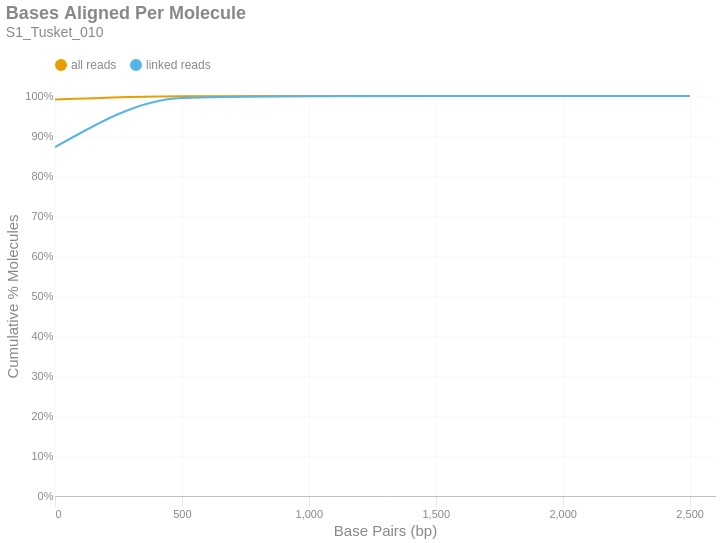

This figure's notebook cell:
### Markdown cell above
### Bases Aligned Per Molecule
This is a cumulative frequency distribution showing the number of base pairs aligned per unique molecule. These data are shown in 500 bp bins. There are two distributions: one with `all reads` (yellow) and another with only `linked reads` (blue). The percent of molecules in the `linked reads` distribution is relative to the total number of linked molecules.

### Code cell
if SKIPLR:
    print_html(f"Skipped")
else:
    binned_df = consolidated_hist(valids['aligned_bp'], mask, 500, True)
    with SafeRender(binned_df):
        (
            density_plot(binned_df, 'Bases Aligned Per Molecule', samplename, 'basesper')
            .encode(
                x=alt.X('bin:Q', title="Base Pairs (bp)").axis(tickMinStep=500).scale(padding=0),
                y=alt.Y('value:Q', title='Cumulative % Molecules')
                    .axis(format='%')
                    .scale(domain = [0,1])
                    .stack(False),
                color=alt.Color("key:N").scale(domain = ["all reads", "linked reads"]),
                tooltip = [
                    alt.Tooltip("key:N", title = "Data Type"),
                    alt.Tooltip("range_label:N", title="Bases Aligned Per Molecule"),
                    alt.Tooltip("value:Q", format = ".2%", title="% Molecules (Cum.)")
                ]
            )
        ).display()

### Figure 1 — Vega-Lite specification as saved in the notebook (floating-point values rounded to 4 significant figures)
{"width": "container", "height": 400, "config": {"title": {"anchor": "start", "dy": -15, "fontSize": 18, "color": "#888888", "subtitleColor": "#888888", "subtitleFontSize": 14}, "arc": {"fill": "#0072B2"}, "axis": {"domainColor": "#888888", "domainWidth": 0.5, "gridWidth": 0.2, "grid": false, "titleFontWeight": 400, "titleFontSize": 15, "labelFontSize": 11, "labelColor": "#888888", "tickColor": "#888888", "tickWidth": 0.2, "titleColor": "#888888"}, "axisBand": {"grid": false}, "axisX": {"grid": true, "tickSize": 10, "domainCap": "round"}, "axisY": {"domain": false, "grid": true, "tickSize": 0, "domainCap": "round"}, "background": "transparent", "header": {"labelFontSize": 15, "labelColor": "#888888", "titleFontSize": 15, "titleFontWeight": 600, "titleColor": "#888888"}, "legend": {"labelFont": "sans-serif", "labelFontSize": 12, "labelColor": "#888888", "symbolSize": 100, "symbolType": "circle", "titleFontSize": 12, "titlePadding": 10, "titleColor": "#888888", "title": null, "orient": "top"}, "range": {"category": ["#E69F00", "#56B4E9", "#009E73", "#F0E442", "#0072B2", "#D55E00", "#CC79A7", "#000000"], "diverging": ["#cfe8f3", "#a2d4ec", "#73bfe2", "#46abdb", "#1696d2", "#12719e"]}, "area": {"fill": "#0072B2", "fillOpacity": 0.7, "line": true, "strokeOpacity": 0.7}, "line": {"color": "#0072B2", "stroke": "#0072B2", "strokeWidth": 2}, "trail": {"color": "#0072B2", "stroke": "#0072B2", "strokeWidth": 0, "size": 1}, "point": {"filled": true, "fillOpacity": 1.0, "size": 95}, "text": {"color": "#888888", "fontSize": 11, "align": "right", "fontWeight": 400, "size": 11}, "bar": {"fill": "#0072B2", "stroke": null}, "view": {"stroke": null, "continuousWidth": 660, "continuousHeight": 400}}, "data": {"name": "data-0b3ad2342e6c5a40ae4ffba10068feff"}, "mark": {"type": "line", "interpolate": "monotone", "point": {"opacity": 0, "size": 275}}, "encoding": {"color": {"field": "key", "scale": {"domain": ["all reads", "linked reads"]}, "type": "nominal"}, "tooltip": [{"field": "key", "title": "Data Type", "type": "nominal"}, {"field": "range_label", "title": "Bases Aligned Per Molecule", "type": "nominal"}, {"field": "value", "format": ".2%", "title": "% Molecules (Cum.)", "type": "quantitative"}], "x": {"axis": {"tickMinStep": 500}, "field": "bin", "scale": {"padding": 0}, "title": "Base Pairs (bp)", "type": "quantitative"}, "y": {"axis": {"format": "%"}, "field": "value", "scale": {"domain": [0, 1]}, "stack": false, "title": "Cumulative % Molecules", "type": "quantitative"}}, "params": [{"name": "param_c36ac31b6afebe62", "select": {"type": "point", "fields": ["key"]}, "bind": "legend"}], "title": {"text": "Bases Aligned Per Molecule", "subtitle": "S1_Tusket_010"}, "transform": [{"fold": ["all reads (cumsum)", "linked reads (cumsum)"]}, {"calculate": "replace(datum.key, ' (cumsum)', '')", "as": "key"}, {"filter": {"param": "param_c36ac31b6afebe62"}}], "usermeta": {"embedOptions": {"downloadFileName": "S1_Tusket_010.basesper"}}, "$schema": "https://vega.github.io/schema/vega-lite/v6.1.0.json", "datasets": {"data-0b3ad2342e6c5a40ae4ffba10068feff": [{"bin": "0.0", "interval": "0.0-500.0", "all reads": 0.9914, "linked reads": 0.872, "all reads (cumsum)": 0.9914, "linked reads (cumsum)": 0.872, "range_label": "0-499"}, {"bin": "500.0", "interval": "500.0-1000.0", "all reads": 0.008227, "linked reads": 0.1231, "all reads (cumsum)": 0.9997, "linked reads (cumsum)": 0.9951, "range_label": "500-999"}, {"bin": "1000.0", "interval": "1000.0-1500.0", "all reads": 0.0003033, "linked reads": 0.004544, "all reads (cumsum)": 1.0, "linked reads (cumsum)": 0.9997, "range_label": "1000-1499"}, {"bin": "1500.0", "interval": "1500.0-2000.0", "all reads": 1.931e-05, "linked reads": 0.0002944, "all reads (cumsum)": 1.0, "linked reads (cumsum)": 0.9999, "range_label": "1500-1999"}, {"bin": "2000.0", "interval": "2000.0-2500.0", "all reads": 2.618e-06, "linked reads": 4.131e-05, "all reads (cumsum)": 1.0, "linked reads (cumsum)": 1.0, "range_label": "2000-2499"}, {"bin": "2500.0", "interval": "2500.0-3000.0", "all reads": 6.545e-07, "linked reads": 1.033e-05, "all reads (cumsum)": 1.0, "linked reads (cumsum)": 1.0, "range_label": "2500-2999"}]}}
